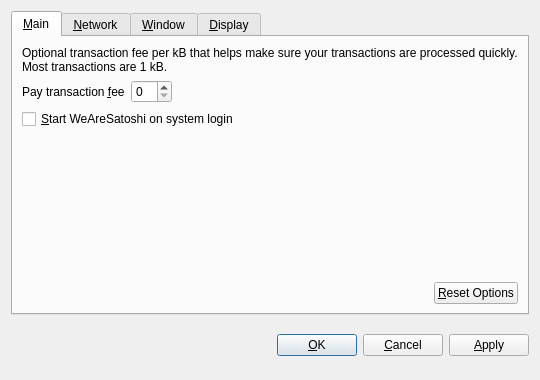
<?xml version="1.0" encoding="UTF-8"?>
<ui version="4.0">
 <class>OptionsDialog</class>
 <widget class="QDialog" name="OptionsDialog">
  <property name="geometry">
   <rect>
    <x>0</x>
    <y>0</y>
    <width>540</width>
    <height>380</height>
   </rect>
  </property>
  <property name="windowTitle">
   <string>Options</string>
  </property>
  <property name="modal">
   <bool>true</bool>
  </property>
  <layout class="QVBoxLayout" name="verticalLayout">
   <item>
    <widget class="QTabWidget" name="tabWidget">
     <property name="tabPosition">
      <enum>QTabWidget::North</enum>
     </property>
     <property name="currentIndex">
      <number>0</number>
     </property>
     <widget class="QWidget" name="tabMain">
      <attribute name="title">
       <string>&amp;Main</string>
      </attribute>
      <layout class="QVBoxLayout" name="verticalLayout_Main">
       <item>
        <widget class="QLabel" name="transactionFeeInfoLabel">
         <property name="text">
          <string>Optional transaction fee per kB that helps make sure your transactions are processed quickly. Most transactions are 1 kB.</string>
         </property>
         <property name="textFormat">
          <enum>Qt::PlainText</enum>
         </property>
         <property name="wordWrap">
          <bool>true</bool>
         </property>
        </widget>
       </item>
       <item>
        <layout class="QHBoxLayout" name="horizontalLayout_1_Main">
         <item>
          <widget class="QLabel" name="transactionFeeLabel">
           <property name="text">
            <string>Pay transaction &amp;fee</string>
           </property>
           <property name="textFormat">
            <enum>Qt::PlainText</enum>
           </property>
           <property name="buddy">
            <cstring>transactionFee</cstring>
           </property>
          </widget>
         </item>
         <item>
          <widget class="BitcoinAmountField" name="transactionFee"/>
         </item>
         <item>
          <spacer name="horizontalSpacer_1_Main">
           <property name="orientation">
            <enum>Qt::Horizontal</enum>
           </property>
           <property name="sizeHint" stdset="0">
            <size>
             <width>40</width>
             <height>20</height>
            </size>
           </property>
          </spacer>
         </item>
        </layout>
       </item>
       <item>
        <widget class="QCheckBox" name="bitcoinAtStartup">
         <property name="toolTip">
          <string>Automatically start WeAreSatoshi after logging in to the system.</string>
         </property>
         <property name="text">
          <string>&amp;Start WeAreSatoshi on system login</string>
         </property>
        </widget>
       </item>
       <item>
        <spacer name="verticalSpacer_Main">
         <property name="orientation">
          <enum>Qt::Vertical</enum>
         </property>
         <property name="sizeHint" stdset="0">
          <size>
           <width>20</width>
           <height>40</height>
          </size>
         </property>
        </spacer>
       </item>
       <item>
        <layout class="QHBoxLayout" name="horizontalLayout_2_Main">
         <item>
          <spacer name="horizontalSpacer_2_Main">
           <property name="orientation">
            <enum>Qt::Horizontal</enum>
           </property>
           <property name="sizeHint" stdset="0">
            <size>
             <width>40</width>
             <height>20</height>
            </size>
           </property>
          </spacer>
         </item>
         <item>
          <widget class="QPushButton" name="resetButton">
           <property name="toolTip">
            <string>Reset all client options to default.</string>
           </property>
           <property name="text">
            <string>&amp;Reset Options</string>
           </property>
           <property name="autoDefault">
            <bool>false</bool>
           </property>
          </widget>
         </item>
        </layout>
       </item>
      </layout>
     </widget>
     <widget class="QWidget" name="tabNetwork">
      <attribute name="title">
       <string>&amp;Network</string>
      </attribute>
      <layout class="QVBoxLayout" name="verticalLayout_Network">
       <item>
        <widget class="QCheckBox" name="mapPortUpnp">
         <property name="toolTip">
          <string>Automatically open the WeAreSatoshi client port on the router. This only works when your router supports UPnP and it is enabled.</string>
         </property>
         <property name="text">
          <string>Map port using &amp;UPnP</string>
         </property>
        </widget>
       </item>
       <item>
        <widget class="QCheckBox" name="connectSocks">
         <property name="toolTip">
          <string>Connect to the WeAreSatoshi network through a SOCKS proxy (e.g. when connecting through Tor).</string>
         </property>
         <property name="text">
          <string>&amp;Connect through SOCKS proxy:</string>
         </property>
        </widget>
       </item>
       <item>
        <layout class="QHBoxLayout" name="horizontalLayout_Network">
         <item>
          <widget class="QLabel" name="proxyIpLabel">
           <property name="text">
            <string>Proxy &amp;IP:</string>
           </property>
           <property name="textFormat">
            <enum>Qt::PlainText</enum>
           </property>
           <property name="buddy">
            <cstring>proxyIp</cstring>
           </property>
          </widget>
         </item>
         <item>
          <widget class="QValidatedLineEdit" name="proxyIp">
           <property name="maximumSize">
            <size>
             <width>140</width>
             <height>16777215</height>
            </size>
           </property>
           <property name="toolTip">
            <string>IP address of the proxy (e.g. 127.0.0.1)</string>
           </property>
          </widget>
         </item>
         <item>
          <widget class="QLabel" name="proxyPortLabel">
           <property name="text">
            <string>&amp;Port:</string>
           </property>
           <property name="textFormat">
            <enum>Qt::PlainText</enum>
           </property>
           <property name="buddy">
            <cstring>proxyPort</cstring>
           </property>
          </widget>
         </item>
         <item>
          <widget class="QLineEdit" name="proxyPort">
           <property name="maximumSize">
            <size>
             <width>55</width>
             <height>16777215</height>
            </size>
           </property>
           <property name="toolTip">
            <string>Port of the proxy (e.g. 9050)</string>
           </property>
          </widget>
         </item>
         <item>
          <widget class="QLabel" name="socksVersionLabel">
           <property name="text">
            <string>SOCKS &amp;Version:</string>
           </property>
           <property name="textFormat">
            <enum>Qt::PlainText</enum>
           </property>
           <property name="buddy">
            <cstring>socksVersion</cstring>
           </property>
          </widget>
         </item>
         <item>
          <widget class="QValueComboBox" name="socksVersion">
           <property name="toolTip">
            <string>SOCKS version of the proxy (e.g. 5)</string>
           </property>
          </widget>
         </item>
         <item>
          <spacer name="horizontalSpacer_Network">
           <property name="orientation">
            <enum>Qt::Horizontal</enum>
           </property>
           <property name="sizeHint" stdset="0">
            <size>
             <width>40</width>
             <height>20</height>
            </size>
           </property>
          </spacer>
         </item>
        </layout>
       </item>
       <item>
        <spacer name="verticalSpacer_Network">
         <property name="orientation">
          <enum>Qt::Vertical</enum>
         </property>
         <property name="sizeHint" stdset="0">
          <size>
           <width>20</width>
           <height>40</height>
          </size>
         </property>
        </spacer>
       </item>
      </layout>
     </widget>
     <widget class="QWidget" name="tabWindow">
      <attribute name="title">
       <string>&amp;Window</string>
      </attribute>
      <layout class="QVBoxLayout" name="verticalLayout_Window">
       <item>
        <widget class="QCheckBox" name="minimizeToTray">
         <property name="toolTip">
          <string>Show only a tray icon after minimizing the window.</string>
         </property>
         <property name="text">
          <string>&amp;Minimize to the tray instead of the taskbar</string>
         </property>
        </widget>
       </item>
       <item>
        <widget class="QCheckBox" name="minimizeOnClose">
         <property name="toolTip">
          <string>Minimize instead of exit the application when the window is closed. When this option is enabled, the application will be closed only after selecting Quit in the menu.</string>
         </property>
         <property name="text">
          <string>M&amp;inimize on close</string>
         </property>
        </widget>
       </item>
       <item>
        <spacer name="verticalSpacer_Window">
         <property name="orientation">
          <enum>Qt::Vertical</enum>
         </property>
         <property name="sizeHint" stdset="0">
          <size>
           <width>20</width>
           <height>40</height>
          </size>
         </property>
        </spacer>
       </item>
      </layout>
     </widget>
     <widget class="QWidget" name="tabDisplay">
      <attribute name="title">
       <string>&amp;Display</string>
      </attribute>
      <layout class="QVBoxLayout" name="verticalLayout_Display">
       <item>
        <layout class="QHBoxLayout" name="horizontalLayout_1_Display">
         <item>
          <widget class="QLabel" name="langLabel">
           <property name="text">
            <string>User Interface &amp;language:</string>
           </property>
           <property name="textFormat">
            <enum>Qt::PlainText</enum>
           </property>
           <property name="buddy">
            <cstring>lang</cstring>
           </property>
          </widget>
         </item>
         <item>
          <widget class="QValueComboBox" name="lang">
           <property name="toolTip">
            <string>The user interface language can be set here. This setting will take effect after restarting WeAreSatoshi.</string>
           </property>
          </widget>
         </item>
        </layout>
       </item>
       <item>
        <layout class="QHBoxLayout" name="horizontalLayout_2_Display">
         <item>
          <widget class="QLabel" name="unitLabel">
           <property name="text">
            <string>&amp;Unit to show amounts in:</string>
           </property>
           <property name="textFormat">
            <enum>Qt::PlainText</enum>
           </property>
           <property name="buddy">
            <cstring>unit</cstring>
           </property>
          </widget>
         </item>
         <item>
          <widget class="QValueComboBox" name="unit">
           <property name="toolTip">
            <string>Choose the default subdivision unit to show in the interface and when sending coins.</string>
           </property>
          </widget>
         </item>
        </layout>
       </item>
       <item>
        <widget class="QCheckBox" name="displayAddresses">
         <property name="toolTip">
          <string>Whether to show WeAreSatoshi addresses in the transaction list or not.</string>
         </property>
         <property name="text">
          <string>&amp;Display addresses in transaction list</string>
         </property>
        </widget>
       </item>
       <item>
        <spacer name="verticalSpacer_Display">
         <property name="orientation">
          <enum>Qt::Vertical</enum>
         </property>
         <property name="sizeHint" stdset="0">
          <size>
           <width>20</width>
           <height>40</height>
          </size>
         </property>
        </spacer>
       </item>
      </layout>
     </widget>
    </widget>
   </item>
   <item>
    <layout class="QHBoxLayout" name="horizontalLayout_Buttons">
     <item>
      <spacer name="horizontalSpacer_1">
       <property name="orientation">
        <enum>Qt::Horizontal</enum>
       </property>
       <property name="sizeHint" stdset="0">
        <size>
         <width>40</width>
         <height>48</height>
        </size>
       </property>
      </spacer>
     </item>
     <item>
      <widget class="QLabel" name="statusLabel">
       <property name="font">
        <font>
         <weight>75</weight>
         <bold>true</bold>
        </font>
       </property>
       <property name="text">
        <string/>
       </property>
       <property name="textFormat">
        <enum>Qt::PlainText</enum>
       </property>
       <property name="wordWrap">
        <bool>true</bool>
       </property>
      </widget>
     </item>
     <item>
      <spacer name="horizontalSpacer_2">
       <property name="orientation">
        <enum>Qt::Horizontal</enum>
       </property>
       <property name="sizeHint" stdset="0">
        <size>
         <width>40</width>
         <height>48</height>
        </size>
       </property>
      </spacer>
     </item>
     <item>
      <widget class="QPushButton" name="okButton">
       <property name="text">
        <string>&amp;OK</string>
       </property>
      </widget>
     </item>
     <item>
      <widget class="QPushButton" name="cancelButton">
       <property name="text">
        <string>&amp;Cancel</string>
       </property>
       <property name="autoDefault">
        <bool>false</bool>
       </property>
      </widget>
     </item>
     <item>
      <widget class="QPushButton" name="applyButton">
       <property name="text">
        <string>&amp;Apply</string>
       </property>
       <property name="autoDefault">
        <bool>false</bool>
       </property>
      </widget>
     </item>
    </layout>
   </item>
  </layout>
 </widget>
 <customwidgets>
  <customwidget>
   <class>BitcoinAmountField</class>
   <extends>QSpinBox</extends>
   <header>bitcoinamountfield.h</header>
  </customwidget>
  <customwidget>
   <class>QValueComboBox</class>
   <extends>QComboBox</extends>
   <header>qvaluecombobox.h</header>
  </customwidget>
  <customwidget>
   <class>QValidatedLineEdit</class>
   <extends>QLineEdit</extends>
   <header>qvalidatedlineedit.h</header>
  </customwidget>
 </customwidgets>
 <resources/>
 <connections/>
</ui>
